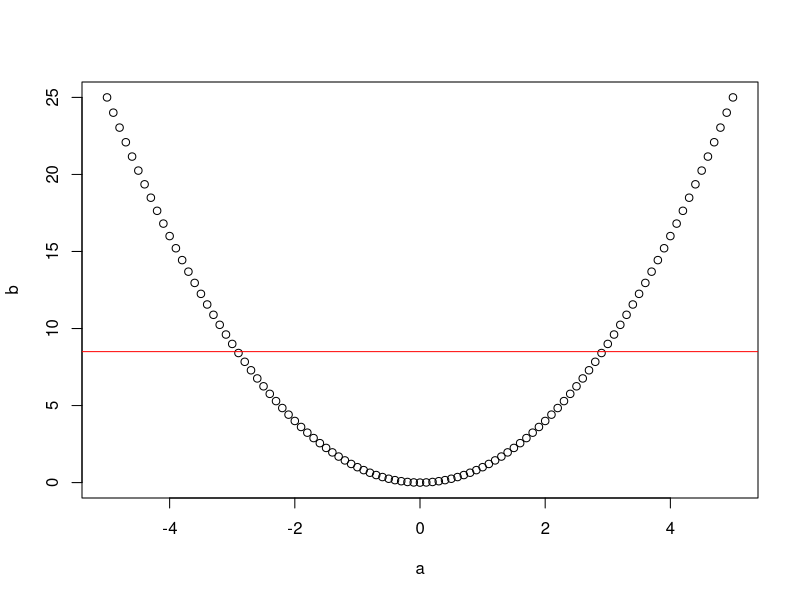
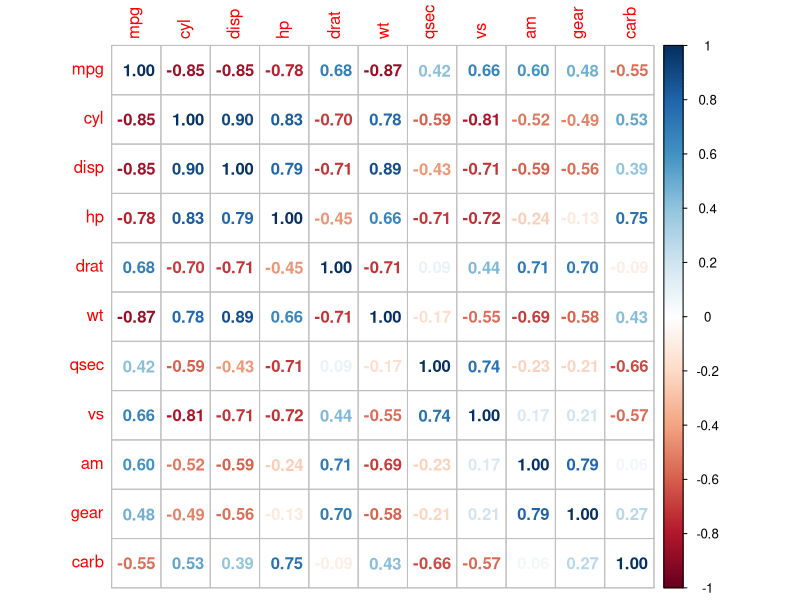
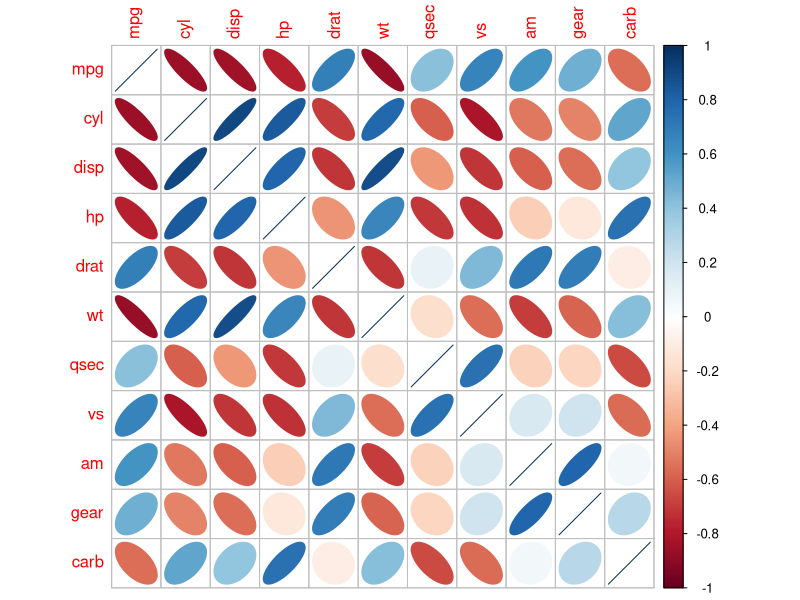

Write R code to recreate these figures, in order.
## ---- chunk 1
knitr::opts_chunk$set(echo = TRUE)
## ---- chunk 2
# Clean the environment
rm(list = ls())
## ---- chunk 3
x <- mtcars$mpg
y <- mtcars$wt
n <- length(x)
x_hat <- mean(x)
y_hat <- mean(y)

sum((x-x_hat)*(y-y_hat))/(n-1)

## ---- chunk 4
# Define a function to calculate covariance
mycov <- function(x,y){
  n <- length(x)
  x_hat <- mean(x)
  y_hat <- mean(y)
  sum((x-x_hat)*(y-y_hat))/(n-1)
}

## ---- chunk 5
# Call the function
cat("covariance =", mycov(mtcars$mpg,mtcars$wt))
## ---- chunk 6
# Another function call
cat("covariance =", mycov(mtcars$hp,mtcars$wt))
## ---- chunk 7
# Use cov() function to calculate variance
cov(mtcars$mpg,mtcars$wt)
## ---- chunk 8
cov(mtcars$hp,mtcars$wt)
## ---- chunk 9
# Manually calculate correlation coefficient
cov(mtcars$mpg,mtcars$wt)/(sd(mtcars$mpg)*sd(mtcars$wt))
## ---- chunk 10
# Use cor() function to calculate correlation coefficient
cor(mtcars$mpg,mtcars$wt)
## ---- chunk 11
cor(mtcars$hp,mtcars$wt)
## ---- chunk 12
a <- seq(from = -5, to = 5, by = 0.1)
b <- a^2

plot(a,b)

# Add linear regression line
abline(lm(b~a),col = "red") 
## ---- chunk 13
cov(a,b)
## ---- chunk 14
cor(a,b)
## ---- chunk 15
# install.packages("corrplot")
library(corrplot)
## ---- chunk 16
corrplot(cor(mtcars), method="number", tl.cex = 1)
## ---- chunk 17
corrplot(cor(mtcars), method="ellipse", tl.cex = 1)
